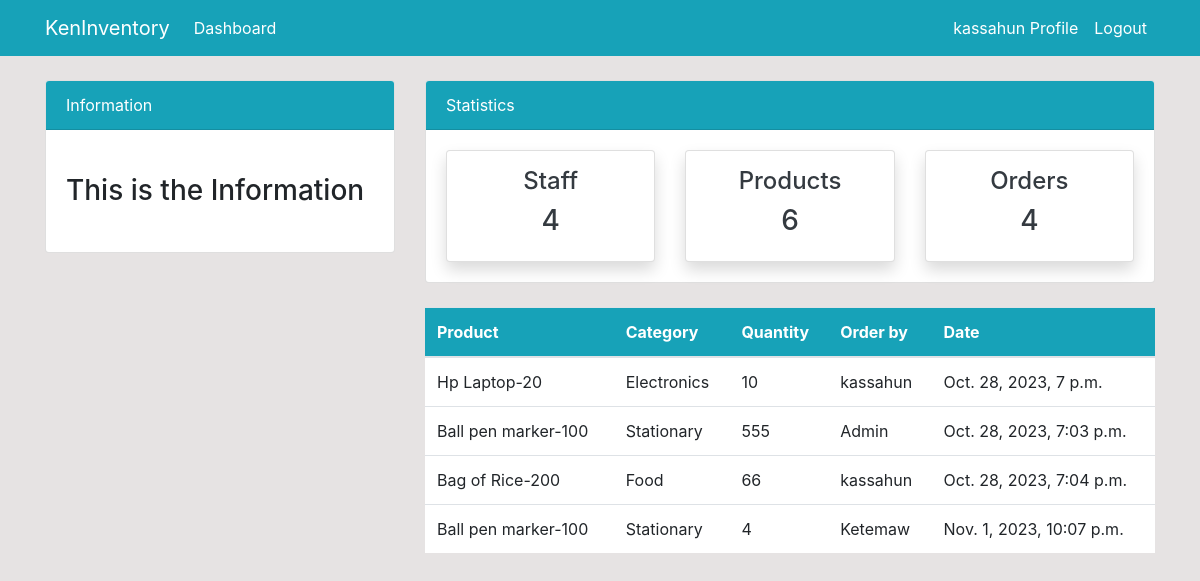
The app's page /order/ (signed in) with its own data.
### dashboared/models.py (models this page shows, shortened)
class Order(models.Model):
    product=models.ForeignKey(Product, on_delete=models.CASCADE, null=True)
    staff=models.ForeignKey(User, models.CASCADE, null=True)
    order_quantity=models.PositiveIntegerField(null=True)
    date=models.DateTimeField(auto_now_add=True)
    class Meta:
            verbose_name_plural='Order'

class Product(models.Model):
    name=models.CharField(max_length=100, null=True)
    category=models.CharField(max_length=100, choices=CATEGORY, null=True)
    quantity=models.PositiveIntegerField(null=True)
    class Meta:
        verbose_name_plural='Product'
    def __str__(self):
        return f'{self.name}-{self.quantity}'

### dashboared/views.py (the view)
# urls.py: path('order/', views.order, name='dashboared-order'),
@login_required(login_url='user-login')
def order(request):  #matched
    orders = Order.objects.all()
    orders_count = orders.count()
    werkers_count = User.objects.all().count()
    product_count = Product.objects.all().count()
    context = {
        'orders': orders,
        'werkers_count':werkers_count,
        'product_count': product_count,
        'orders_count': orders_count,
    }
    return render(request, 'dashboared/order.html', context)

### templates/dashboared/order.html (shortened to what this page needs)
{% extends 'partials/base.html' %}
{% block content%}
{% include 'partials/topnav.html' %}
   <div class="container">
    <div class="row my-4">
        <div class="col-md-4">
        </div>
        <div class="col-md-8">
            <table class="table bg-white">
                <thead class="bg-info">
                    <tr class="text-white">
                        <th scope="col">Product</th>
                        <th scope="col">Category</th>
                        <th scope="col">Quantity</th>
                        <th scope="col">Order by</th>
                        <th scope="col">Date</th>
                    </tr>
                </thead>
                <tbody>
                    {% for orders in orders%}
                    <tr>
                        <td>{{orders.product}}</td>
                        <td>{{orders.product.category}}</td>
                        <td>{{orders.order_quantity}}</td>
                        <td>{{orders.staff.username}}</td>
                        <td>{{orders.date}}</td>
                    </tr>
                    {%endfor%}
                </tbody>
            </table>
        </div>
    </div>
</div>
{% endblock %}

### templates/partials/nav.html (shortened to what this page needs)
  <nav class="navbar navbar-expand-lg navbar-info bg-info">
    {% if user.is_authenticated %}
    <div class="container">
        <a class="navbar-brand text-white" href="{% url 'dashboared-index' %}">KenInventory</a>
        <div class="collapse navbar-collapse" id="navbarSupportedContent">
            <ul class="navbar-nav mr-auto">
                <li class="nav-item active">
                    <a class="nav-link text-white" href="{% url 'dashboared-index' %}">Dashboard </a>
                </li>
            </ul>
            <ul class="navbar-nav ml-auto">
                <li class="nav-item active">
                    <a class="nav-link text-white" href="{%url 'user-profile'%}">{{user.username}} Profile </a>
                </li>
                <li class="nav-item">
                    <a class="nav-link text-white" href="{%url 'user-logout'%}">Logout</a>
                </li>
            </ul>
          {% endif %}
        </div>
    </div>
</nav>

### static/style.css (style rules this page uses)
body { background: rgb(230, 227, 227); }

### records on screen
Order: product "Hp Laptop-20", product.category "Electronics", order_quantity "10", staff.username "kassahun", date "Oct. 28, 2023, 7 p.m."
Order: product "Ball pen marker-100", product.category "Stationary", order_quantity "555", staff.username "Admin", date "Oct. 28, 2023, 7:03 p.m."
Order: product "Bag of Rice-200", product.category "Food", order_quantity "66", staff.username "kassahun", date "Oct. 28, 2023, 7:04 p.m."
Order: product "Ball pen marker-100", product.category "Stationary", order_quantity "4", staff.username "Ketemaw", date "Nov. 1, 2023, 10:07 p.m."

### other values on screen
{{ user.username }} "kassahun"
{{ werkers_count }} "4"
{{ product_count }} "6"
{{ orders_count }} "4"
